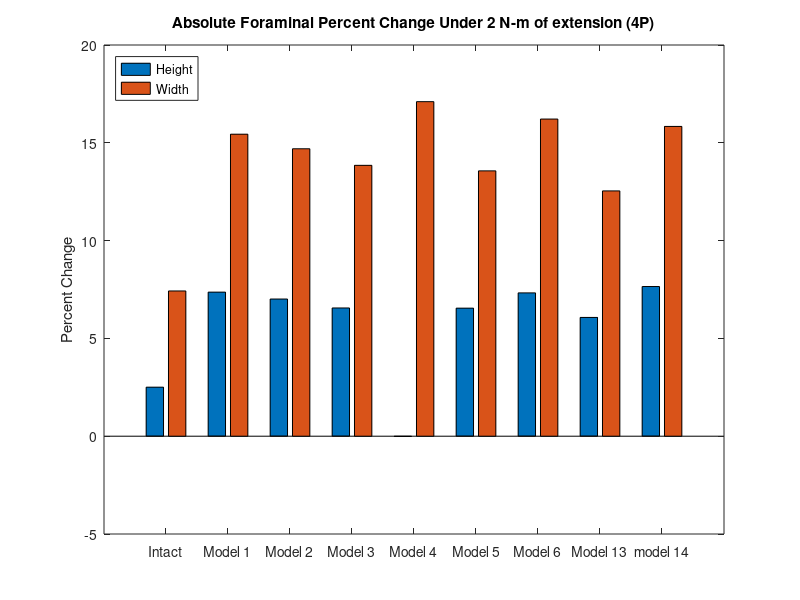
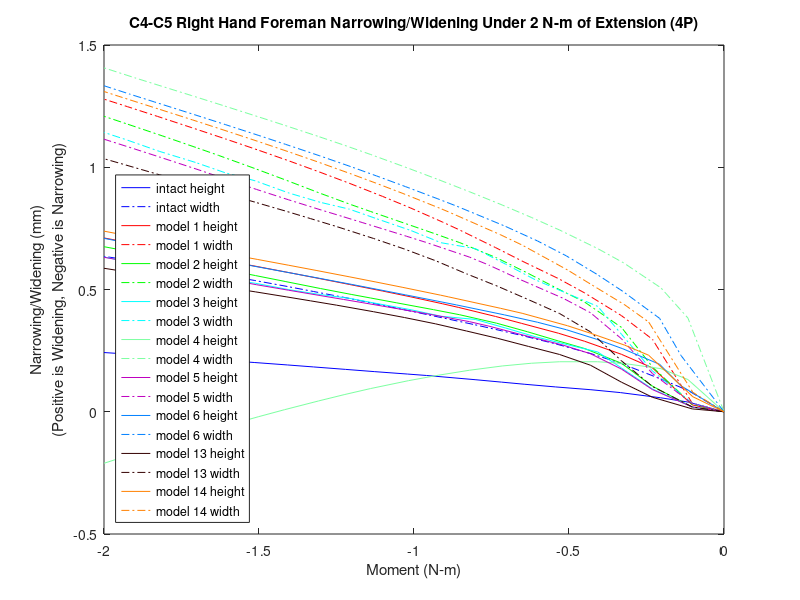

Here is the MATLAB script that generated these plots, in order:
%% foreman height and witdth narrowing/widening 
% for all models for the c5-c6 left hand side foreman under lateral bending (4P)
% 20212,40296,25651,42160
k=21;
zero1=[0 0 0 0 0 0 0 0 0 0 0 0 0 0 0 0 0 0 0 0 0];

mag15y=zero1;
mag15x=zero1;
width15=zero1;
height15=zero1;

mag14y=zero1;
mag14x=zero1;
width14=zero1;
height14=zero1;

mag13y=zero1;
mag13x=zero1;
width13=zero1;
height13=zero1;

mag6y=zero1;
mag6x=zero1;
width6=zero1;
height6=zero1;

mag5y=zero1;
mag5x=zero1;
width5=zero1;
height5=zero1;

mag4y=zero1;
mag4x=zero1;
width4=zero1;
height4=zero1;

mag3y=zero1;
mag3x=zero1;
width3=zero1;
height3=zero1;


mag2y=zero1;
mag2x=zero1;
width2=zero1;
height2=zero1;

mag1y=zero1;
mag1x=zero1;
width1=zero1;
height1=zero1;
% 20212,40296,25651,42160
%% model15_intact_TLC_4P
t15=[2 2.0575 2.1025 2.16719 2.21465 2.2716 2.32233 2.35879 2.40155 2.47973 2.51017 2.56326 2.61022 2.66193 2.70424 2.75779 2.80445 2.8546 2.90442 2.95797 3];

% 20212
aa1=-10.8616+[0.237303 0.373022 0.399638 0.399863 0.407714 0.434759 0.462671 0.482245 0.50245 0.535055 0.547319 0.567884 0.58495 0.602787 0.617239 0.636195 0.653003 0.670132 0.6864 0.702957 0.715249];
aa2=446.379+[0.413703 -0.524301 -1.35042 -2.29845 -2.81362 -3.36507 -3.82917 -4.15326 -4.5292 -5.20109 -5.45858 -5.89974 -6.27943 -6.68663 -7.01262 -7.41548 -7.75847 -8.11815 -8.46786 -8.83491 -9.11695];
aa3=-704.985+[-0.501412 -0.40666 -0.38423 -0.413129 -0.450436 -0.498693 -0.544735 -0.580954 -0.627635 -0.720908 -0.760289 -0.83154 -0.896065 -0.969269 -1.03076 -1.11039 -1.1815 -1.2596 -1.33874 -1.42493 -1.49327];

% 40296
ab1=-12.2381+[0.123435 0.209877 0.231537 0.231921 0.235739 0.253765 0.271759 0.284035 0.296279 0.315191 0.322181 0.333705 0.343128 0.352521 0.359945 0.370472 0.380544 0.391058 0.401007 0.411237 0.418933];
ab2=446.122+[0.252332 -0.318714 -0.831501 -1.41101 -1.72416 -2.05881 -2.34303 -2.54226 -2.77349 -3.18799 -3.34632 -3.61709 -3.84985 -4.10037 -4.30094 -4.54903 -4.76087 -4.98327 -5.19987 -5.4276 -5.60278];
ab3=-714.556+[-0.468917 -0.415245 -0.406705 -0.439929 -0.473086 -0.51023 -0.544564 -0.571506 -0.605511 -0.670207 -0.695854 -0.740994 -0.781211 -0.826063 -0.863031 -0.909983 -0.951068 -0.995478 -1.0401 -1.0883 -1.12616 ];

% 25651
ac1=-9.36067+[0.270513 0.404759 0.426468 0.420666 0.424779 0.447638 0.47152 0.487985 0.50465 0.531675 0.542026 0.559358 0.573658 0.588331 0.600324 0.616586 0.631174 0.645901 0.659773 0.673837 0.684205];
ac2=443.597+[0.404337 -0.484374 -1.26999 -2.16849 -2.65459 -3.17256 -3.60705 -3.90977 -4.26017 -4.88403 -5.12234 -5.52985 -5.87966 -6.25406 -6.5532 -6.92191 -7.23515 -7.56303 -7.8812 -8.21443 -8.47];
ac3=-706.266+[-0.440591 -0.454121 -0.517294 -0.642809 -0.733488 -0.840283 -0.936148 -1.00731 -1.0943 -1.25914 -1.32571 -1.44315 -1.54718 -1.66241 -1.75715 -1.87748 -1.98285 -2.09653 -2.20992 -2.33168 -2.42707];

% 42160
ad1=-14.6392+[0.138744 0.237531 0.262067 0.26663 0.274391 0.298056 0.320883 0.33639 0.3522 0.37659 0.385534 0.400652 0.413211 0.426053 0.436236 0.450256 0.463357 0.47698 0.489905 0.503164 0.513132 ];
ad2=448.856+[0.338222 -0.336946 -0.948024 -1.63376 -2.00167 -2.39703 -2.73398 -2.97065 -3.24585 -3.74089 -3.93045 -4.25507 -4.53465 -4.83592 -5.07744 -5.37669 -5.63252 -5.90144 -6.16371 -6.43984 -6.65247];
ad3=-710.316+[-0.51616 -0.386854 -0.315276 -0.283485 -0.283557 -0.284429 -0.288169 -0.293984 -0.303819 -0.326228 -0.336052 -0.354422 -0.371993 -0.392939 -0.411118 -0.435195 -0.457129 -0.481869 -0.507743 -0.536695 -0.560084];

ya1=aa1-ab1;
ya2=aa2-ab2;
ya3=aa3-ab3;
xa1=ad1-ac1;
xa2=ad2-ac2;
xa3=ad3-ac3;
x15=[xa1',xa2',xa3'];
y15=[ya1',ya2',ya3'];

for n=1:k
    mag15x(n)=sqrt(x15(n,1)^2+x15(n,2)^2+x15(n,3)^2);
end
for n=1:k
    mag15y(n)=sqrt(y15(n,1)^2+y15(n,2)^2+y15(n,3)^2);
end
for n=1:k
    width15(n)=mag15x(1,1)-mag15x(1,n);
end
for n=1:k
    height15(n)=mag15y(1,1)-mag15y(1,n);
end

%% model1_slideslide_tether/S2_4P
t1=[2 2.05126 2.11533 2.16533 2.2247 2.26689 2.32627 2.36846 2.42783 2.4542 2.50615 2.55076 2.60453 2.65273 2.70062 2.75176 2.80444 2.85837 2.91342 2.96196 3];
% 20212
ae1=-10.8616+[-0.322039 -0.200573 -0.0640623 0.0352207 0.148162 0.225047 0.318805 0.370112 0.433864 0.45833 0.50106 0.534422 0.571028 0.600351 0.6267 0.651609 0.674524 0.696114 0.716586 0.733915 0.746814 ];
ae2=446.379+[1.21324 0.881872 0.39794 -0.0989858 -0.759104 -1.29742 -2.11119 -2.68325 -3.45149 -3.779 -4.40147 -4.91077 -5.50471 -6.01843 -6.51327 -7.0248 -7.53438 -8.038 -8.5324 -8.9539 -9.27473];
ae3=-704.985+[-0.790441 -0.938589 -0.762129 -0.659391 -0.561778 -0.525673 -0.501901 -0.511869 -0.552526 -0.577365 -0.635606 -0.692708 -0.768361 -0.841274 -0.917884 -1.00495 -1.09933 -1.19931 -1.30319 -1.39599 -1.46917];

% 40296
af1=-12.2381+[-0.296706 -0.245215 -0.190559 -0.137334 -0.0711264 -0.018774 0.0463892 0.081002 0.125084 0.14275 0.17414 0.198935 0.227377 0.249738 0.26946 0.287859 0.304437 0.319805 0.3342 0.346359 0.355431];
af2=446.122+[0.803328 0.574477 0.495649 0.262997 -0.0853533 -0.411961 -0.925648 -1.27721 -1.74122 -1.9374 -2.30944 -2.61313 -2.96704 -3.27424 -3.57039 -3.87641 -4.18114 -4.48168 -4.77543 -5.02542 -5.21504];
af3=-714.556+[-0.751604 -0.924632 -0.904038 -0.851117 -0.791715 -0.773648 -0.762322 -0.775089 -0.809802 -0.828818 -0.871008 -0.910067 -0.95928 -1.00566 -1.05309 -1.10603 -1.16236 -1.22087 -1.2804 -1.33254 -1.37297];

% 25651
ag1=-9.36067+[-0.292646 -0.16759 -0.0273141 0.0731991 0.184611 0.259857 0.352774 0.402856 0.463042 0.485607 0.524045 0.553197 0.585031 0.610077 0.63211 0.652507 0.670936 0.688127 0.704306 0.718127 0.728453];
ag2=443.677+[1.15065 0.840313 0.410663 -0.0449739 -0.656001 -1.16059 -1.92339 -2.45783 -3.17405 -3.47882 -4.05738 -4.53001 -5.08003 -5.5548 -6.01132 -6.48232 -6.95054 -7.41221 -7.86429 -8.24881 -8.54087];
ag3=-706.563+[-0.648179 -0.832681 -0.748448 -0.713023 -0.693523 -0.7088 -0.757476 -0.818682 -0.928238 -0.98228 -1.09549 -1.19712 -1.32389 -1.44043 -1.55853 -1.68791 -1.82386 -1.9644 -2.10765 -2.23357 -2.33172];

% 42160
ah1=-14.6392+[-0.323489 -0.259326 -0.197926 -0.138844 -0.0628706 -0.00447014 0.0662301 0.104886 0.156501 0.177577 0.215785 0.246671 0.281998 0.309878 0.334875 0.358571 0.380358 0.40076 0.419948 0.435981 0.447845];
ah2=448.856+[0.94052 0.663926 0.550801 0.253837 -0.178977 -0.562944 -1.16521 -1.57885 -2.12565 -2.35733 -2.79721 -3.157 -3.57709 -3.94246 -4.29533 -4.66086 -5.02552 -5.38601 -5.73914 -6.04019 -6.26893 ];
ah3=-710.316+[-0.858051 -0.99133 -0.943883 -0.845287 -0.72722 -0.671119 -0.605226 -0.581127 -0.56736 -0.56613 -0.570519 -0.579101 -0.593658 -0.610859 -0.630774 -0.655903 -0.685223 -0.717733 -0.752497 -0.784174 -0.809455 ];

xb1=ah1-ag1;
xb2=ah2-ag2;
xb3=ah3-ag3;
yb1=ae1-af1;
yb2=ae2-af2;
yb3=ae3-af3;
y1=[yb1',yb2',yb3'];
x1=[xb1',xb2',xb3'];

for n=1:k
    mag1x(n)=sqrt(x1(n,1)^2+x1(n,2)^2+x1(n,3)^2);
end
for n=1:k
    mag1y(n)=sqrt(y1(n,1)^2+y1(n,2)^2+y1(n,3)^2);
end
for n=1:k
    height1(n)=mag1y(1,1)-mag1y(1,n);
end
for n=1:k
    width1(n)=mag1x(1,1)-mag1x(1,n);
end
%% model2_SlideSlide_NoTether/S2_4P
t2=[2 2.05126 2.11533 2.16533 2.2247 2.26689 2.31689 2.36689 2.42627 2.46846 2.52783 2.57002 2.60127 2.65098 2.70667 2.75577 2.81523 2.85038 2.90628 2.96349 3];

% 20212
ai1=-10.8616+[-0.237609 -0.199674 -0.151258 -0.11562 -0.0705728 -0.036736 0.00579547 0.0499267 0.103868 0.143721 0.198915 0.235732 0.26295 0.306761 0.355593 0.397651 0.446551 0.474049 0.515344 0.554228 0.577396 ];
ai2=446.379+[1.42477 1.30394 1.11863 0.937305 0.673391 0.445053 0.132561 -0.218603 -0.67195 -1.03052 -1.56757 -1.98126 -2.29438 -2.8003 -3.3647 -3.86205 -4.46485 -4.82037 -5.38396 -5.95654 -6.31989];
ai3=-704.985+[-0.908536 -0.979464 -0.915427 -0.827808 -0.741994 -0.679855 -0.622473 -0.583996 -0.548903 -0.529056 -0.507153 -0.498834 -0.496679 -0.505805 -0.535633 -0.573182 -0.629575 -0.667783 -0.735924 -0.814742 -0.869379];

% 40296
aj1=-12.2381+[-0.2408 -0.229407 -0.221399 -0.219331 -0.204368 -0.190481 -0.167579 -0.139908 -0.105068 -0.0779238 -0.0396306 -0.0143811 0.00446934 0.0352937 0.0699038 0.0999377 0.135122 0.155 0.184706 0.212436 0.228661];
aj2=446.122+[0.873877 0.817401 0.851186 0.903801 0.864054 0.796896 0.673781 0.501108 0.254616 0.0465711 -0.271566 -0.522739 -0.713285 -1.01875 -1.3532 -1.64877 -2.00921 -2.22306 -2.56335 -2.91055 -3.13175  ];
aj3=-714.556+[-0.83035 -0.921804 -0.953083 -0.965112 -0.939694 -0.905471 -0.879589 -0.867355 -0.852315 -0.840128 -0.82331 -0.814956 -0.810721 -0.813484 -0.831739 -0.854823 -0.888202 -0.910093 -0.948545 -0.992237 -1.02232];

% 25651
ak1=-9.36067+[-0.206337 -0.166805 -0.115958 -0.0792029 -0.0322565 0.00139201 0.0450022 0.0903691 0.145159 0.185468 0.241364 0.278706 0.305992 0.348627 0.394413 0.433006 0.477232 0.50182 0.538341 0.572106 0.59195];
ak2=443.677+[1.3488 1.23874 1.08074 0.928175 0.696436 0.492043 0.208673 -0.11442 -0.533854 -0.866756 -1.36535 -1.74975 -2.04071 -2.51079 -3.03429 -3.49515 -4.05316 -4.38196 -4.90267 -5.43102 -5.76595];
ak3=-706.563+[-0.738806 -0.829135 -0.813635 -0.776492 -0.744211 -0.722006 -0.710168 -0.713817 -0.728298 -0.74483 -0.775405 -0.805552 -0.831973 -0.886889 -0.968181 -1.05043 -1.15983 -1.22867 -1.34446 -1.47062 -1.55472];

% 42160
al1=-14.6392+[-0.261043 -0.244742 -0.234148 -0.231221 -0.215373 -0.197707 -0.173274 -0.144136 -0.106533 -0.0772546 -0.0361817 -0.00933049 0.011297 0.0466111 0.0875696 0.123405 0.165569 0.189508 0.225585 0.259913 0.280272];
al2=448.856+[1.02138 0.947421 0.971663 1.01599 0.935576 0.829232 0.661282 0.448289 0.149609 -0.100432 -0.481637 -0.781075 -1.00745 -1.36906 -1.76605 -2.11723 -2.54582 -2.80021 -3.20508 -3.6183 -3.88156];
al3=-710.316+[-0.940231 -1.01688 -1.0402 -1.04604 -0.992242 -0.929801 -0.873843 -0.835158 -0.786203 -0.747431 -0.691991 -0.655218 -0.630041 -0.599858 -0.58183 -0.573548 -0.569788 -0.570262 -0.575616 -0.586614 -0.596522];

xc1=al1-ak1;
xc2=al2-ak2;
xc3=al3-ak3;
yd1=ai1-aj1;
yd2=ai2-aj2;
yd3=ai3-aj3;
y2=[yd1',yd2',yd3'];
x2=[xc1',xc2',xc3'];

for n=1:k
    mag2x(n)=sqrt(x2(n,1)^2+x2(n,2)^2+x2(n,3)^2);
end
for n=1:k
    mag2y(n)=sqrt(y2(n,1)^2+y2(n,2)^2+y2(n,3)^2);
end
for n=1:k
    height2(n)=mag2y(1,1)-mag2y(1,n);
end
for n=1:k
    width2(n)=mag2x(1,1)-mag2x(1,n);
end

%% model3_APSlide_Tether/S2_4P
t3=[2 2.05126 2.11533 2.16533 2.20361 2.25215 2.30482 2.35211 2.4011 2.4565 2.50468 2.55973 2.60432 2.65144 2.70196 2.75595 2.80367 2.85248 2.91084 2.96199 3];
% 20212
am1=-10.8616+[0.090966 0.108485 0.127803 0.141855 0.160875 0.177848 0.200073 0.223969 0.253738 0.267714 0.300519 0.333199 0.360199 0.378975 0.403302 0.436041 0.457165 0.485683 0.516419 0.547134 0.568231];
am2=446.379+[0.899489 0.848416 0.754179 0.654435 0.504762 0.363496 0.163786 -0.0671966 -0.373755 -0.522806 -0.893321 -1.29998 -1.67156 -1.95194 -2.33488 -2.83991 -3.16175 -3.596 -4.07427 -4.56813 -4.91913 ];
am3=-704.985+[-0.86313 -0.858544 -0.808053 -0.741606 -0.674674 -0.628691 -0.577981 -0.544885 -0.51552 -0.505078 -0.485308 -0.469655 -0.459941 -0.455024 -0.454691 -0.46726 -0.483884 -0.514355 -0.556295 -0.607273 -0.647614];
% 40296
an1=-12.2381+[-0.0539516 -0.0479491 -0.0504362 -0.0591741 -0.0603181 -0.0550708 -0.0453939 -0.031537 -0.0123052 -0.00290567 0.0196329 0.042323 0.0604806 0.0726447 0.0889795 0.11163 0.126532 0.146763 0.168764 0.190718 0.205799];
an2=446.122+[0.432532 0.435781 0.524018 0.628946 0.685052 0.682007 0.649662 0.576746 0.448484 0.377435 0.185618 -0.0352678 -0.244851 -0.405944 -0.627343 -0.921426 -1.10809 -1.35981 -1.63905 -1.92952 -2.13723];
an3=-714.556+[-0.79231 -0.810158 -0.841037 -0.866383 -0.866454 -0.848621 -0.826771 -0.822864 -0.818899 -0.816174 -0.808358 -0.799789 -0.792605 -0.78754 -0.784002 -0.78845 -0.79797 -0.815795 -0.839694 -0.868001 -0.889856];
% 25651
ao1=-9.36067+[0.130737 0.148601 0.168396 0.182211 0.201319 0.218019 0.240301 0.264863 0.295578 0.309827 0.343162 0.376518 0.404106 0.42313 0.447331 0.478593 0.498122 0.52396 0.551236 0.577996 0.596108];
ao2=443.677+[0.851766 0.807848 0.734338 0.657861 0.534753 0.413011 0.237967 0.0303594 -0.248551 -0.385121 -0.726013 -1.10076 -1.44363 -1.7025 -2.05642 -2.52384 -2.82157 -3.22292 -3.66466 -4.12049 -4.44425];
ao3=-706.563+[-0.739154 -0.747582 -0.734101 -0.708678 -0.686703 -0.673173 -0.661875 -0.664338 -0.675626 -0.683244 -0.705389 -0.733226 -0.76132 -0.784151 -0.820597 -0.880188 -0.926486 -0.996676 -1.08157 -1.17595 -1.24654];
% 42160
ap1=-14.6392+[-0.0493544 -0.0418456 -0.0441474 -0.0533437 -0.0549357 -0.0484281 -0.0381382 -0.0243478 -0.00492482 0.0050706 0.0290096 0.0528445 0.0716802 0.0844145 0.102613 0.129289 0.147169 0.17169 0.198573 0.225695 0.244516 ];
ap2=448.856+[0.511745 0.511128 0.599819 0.706866 0.741597 0.71012 0.639625 0.537468 0.371968 0.282949 0.0459701 -0.224414 -0.479293 -0.674585 -0.94109 -1.2926 -1.51537 -1.81625 -2.15034 -2.49779 -2.74608];
ap3=-710.316+[-0.841263 -0.855689 -0.886834 -0.913896 -0.899693 -0.86232 -0.815283 -0.792759 -0.765374 -0.751226 -0.715222 -0.676727 -0.643042 -0.618356 -0.588893 -0.560349 -0.549391 -0.539837 -0.53396 -0.532205 -0.53318];

xe1=ap1-ao1;
xe2=ap2-ao2;
xe3=ap3-ao3;
yf1=am1-an1;
yf2=am2-an2;
yf3=am3-an3;
y3=[yf1',yf2',yf3'];
x3=[xe1',xe2',xe3'];

for n=1:k
    mag3x(n)=sqrt(x3(n,1)^2+x3(n,2)^2+x3(n,3)^2);
end
for n=1:k
    mag3y(n)=sqrt(y3(n,1)^2+y3(n,2)^2+y3(n,3)^2);
end
for n=1:k
    height3(n)=mag3y(1,1)-mag3y(1,n);
end
for n=1:k
    width3(n)=mag3x(1,1)-mag3x(1,n);
end


%% model4_APSlide_NoTether/S2_4P
t4=[2 2.05816 2.10161 2.16188 2.20417 2.26497 2.3108 2.35767 2.41039 2.46048 2.50857 2.57039 2.61266 2.65395 2.70851 2.75122 2.8056 2.85917 2.91124 2.95071 3];
% 20212
aq1=-10.8616+[-0.401806 0.353096 0.481994 0.511291 0.52215 0.539243 0.554142 0.571632 0.600994 0.629223 0.653057 0.677046 0.692228 0.70698 0.72697 0.742009 0.759801 0.776783 0.794153 0.806885 0.822315];
aq2=446.379+[1.11968 -0.777732 -1.93667 -2.89544 -3.39431 -4.04082 -4.50238 -4.96479 -5.47279 -5.94678 -6.39077 -6.94211 -7.31059 -7.66441 -8.11598 -8.45892 -8.88438 -9.29242 -9.67817 -9.96459 -10.3168];
aq3=704.985+[0.123842 -0.573478 -0.489976 -0.520267 -0.555084 -0.612691 -0.660796 -0.714524 -0.778461 -0.843846 -0.911283 -1.0028 -1.06925 -1.13683 -1.22699 -1.29869 -1.39139 -1.48396 -1.5745 -1.64359 -1.73003];
% 40296
ar1=-12.2381+[-0.211763 0.0804726 0.160995 0.181074 0.187724 0.198631 0.209112 0.22255 0.244887 0.26607 0.283902 0.302472 0.314131 0.325112 0.338974 0.349252 0.361209 0.372416 0.384038 0.392447 0.402498];
ar2=446.122+[0.668103 -0.437567 -1.13174 -1.69544 -1.97881 -2.34285 -2.60278 -2.86363 -3.15186 -3.42262 -3.67696 -3.99205 -4.20336 -4.40743 -4.66762 -4.865 -5.10947 -5.34372 -5.56469 -5.72818 -5.92737];
ar3=-714.556+[0.114342 -0.714317 -0.675293 -0.726733 -0.768324 -0.825646 -0.867384 -0.909711 -0.955928 -1.00071 -1.04556 -1.10406 -1.14545 -1.18692 -1.24112 -1.28333 -1.33684 -1.38915 -1.43907 -1.47644 -1.52236];
% 25651
as1=-9.36067+[-0.36511 0.392077 0.515824 0.538171 0.545093 0.557041 0.568253 0.582121 0.607382 0.63172 0.652282 0.67337 0.686653 0.699459 0.716501 0.729322 0.744277 0.758543 0.773332 0.784165 0.797243];
as2=443.677+[1.04913 -0.71219 -1.79865 -2.69845 -3.16452 -3.76629 -4.19466 -4.62279 -5.09193 -5.52895 -5.93741 -6.44288 -6.78009 -7.10349 -7.51537 -7.82757 -8.21423 -8.58432 -8.93344 -9.19218 -9.50956];
as3=-706.563+[0.290135 -0.645017 -0.675805 -0.794023 -0.875267 -0.993402 -1.08452 -1.18101 -1.29169 -1.39996 -1.50687 -1.64662 -1.74478 -1.84244 -1.97093 -2.07139 -2.19935 -2.32527 -2.44699 -2.53899 -2.65347];
% 42160
at1=-14.6392+[-0.24874 0.103464 0.195049 0.220454 0.230342 0.246748 0.261548 0.279535 0.307655 0.334313 0.356573 0.379506 0.393965 0.407558 0.424959 0.437838 0.453031 0.467269 0.481803 0.492329 0.504951 ];
at2=448.856+[0.825379 -0.511776 -1.33453 -1.9978 -2.33289 -2.76556 -3.07548 -3.38705 -3.73222 -4.05687 -4.36254 -4.74267 -4.99808 -5.24507 -5.56077 -5.80062 -6.09797 -6.3832 -6.65268 -6.85222 -7.09557];
at3=-710.316+[-0.0104733 -0.65397 -0.531624 -0.524068 -0.535999 -0.554541 -0.568731 -0.583771 -0.599883 -0.617009 -0.636671 -0.664888 -0.686449 -0.709163 -0.739734 -0.764432 -0.796784 -0.829386 -0.861144 -0.885404 -0.915703];

xg1=at1-as1;
xg2=at2-as2;
xg3=at3-as3;
yh1=aq1-ar1;
yh2=aq2-ar2;
yh3=aq3-ar3;
y4=[yh1',yh2',yh3'];
x4=[xg1',xg2',xg3'];

for n=1:k
    mag4x(n)=sqrt(x4(n,1)^2+x4(n,2)^2+x4(n,3)^2);
end
for n=1:k
    mag4y(n)=sqrt(y4(n,1)^2+y4(n,2)^2+y4(n,3)^2);
end
for n=1:k
    height4(n)=mag4y(1,1)-mag4y(1,n);
end
for n=1:k
    width4(n)=mag4x(1,1)-mag4x(1,n);
end

%% model5_LatSlide_Tether/S2_4P
t5=[2 2.05126 2.11533 2.16533 2.21533 2.25908 2.32939 2.37939 2.41064 2.48096 2.51221 2.58252 2.61377 2.65013 2.70227 2.75401 2.82172 2.85179 2.91104 2.95017 3];
% 20212
au1=-10.8616+[0.0660434 0.0824315 0.0998158 0.112241 0.12738 0.142694 0.172302 0.195818 0.210967 0.247696 0.264535 0.301476 0.317614 0.335931 0.361506 0.388378 0.424918 0.441293 0.473139 0.493857 0.5195];
au2=446.379+[0.900609 0.850934 0.759291 0.663367 0.539102 0.411884 0.146959 -0.0843377 -0.238907 -0.63942 -0.83187 -1.31135 -1.53814 -1.81317 -2.22894 -2.66046 -3.23942 -3.49894 -4.01484 -4.35947 -4.80177];
au3=-704.985+[-0.858817 -0.854468 -0.805004 -0.739085 -0.678088 -0.63027 -0.559215 -0.52828 -0.512202 -0.485046 -0.474411 -0.455145 -0.448306 -0.442035 -0.439238 -0.446897 -0.475361 -0.493257 -0.536585 -0.57041 -0.618921];
% 40296
av1=-12.2381+[-0.0560071 -0.0500892 -0.0523883 -0.0604418 -0.0624075 -0.0587277 -0.044978 -0.029558 -0.0192814 0.00713636 0.0190147 0.044334 0.0554122 0.0678831 0.0853582 0.104191 0.13023 0.141969 0.164999 0.179953 0.198455];
av2=446.122+[0.402313 0.405145 0.485551 0.585448 0.642089 0.655686 0.619602 0.541611 0.47922 0.284287 0.184513 -0.0774631 -0.204457 -0.360471 -0.599126 -0.849073 -1.18353 -1.33339 -1.6333 -1.83494 -2.09533];
av3=-714.556+[-0.792025 -0.809936 -0.840451 -0.865152 -0.869584 -0.856327 -0.826024 -0.822702 -0.820565 -0.813445 -0.8093 -0.800323 -0.795973 -0.790787 -0.786486 -0.789096 -0.806474 -0.817412 -0.843054 -0.86248 -0.889619];
% 25651
aw1=-9.36067+[0.107468 0.124209 0.142119 0.154233 0.168939 0.184072 0.21295 0.236873 0.252301 0.289345 0.306216 0.34331 0.359596 0.378057 0.403379 0.428938 0.462358 0.477006 0.504978 0.522871 0.544685];
aw2=443.677+[0.85269 0.810051 0.73862 0.665484 0.564355 0.457045 0.225813 0.0175086 -0.12275 -0.489977 -0.666922 -1.10883 -1.31799 -1.57172 -1.95576 -2.35499 -2.89038 -3.13012 -3.60645 -3.92446 -4.33238 ];
aw3=-706.563+[-0.73196 -0.740404 -0.727013 -0.701521 -0.680434 -0.665842 -0.649453 -0.653581 -0.658809 -0.680143 -0.691549 -0.723999 -0.740634 -0.762124 -0.7999 -0.848271 -0.930534 -0.972313 -1.06234 -1.12674 -1.21376];
% 42160
ax1=-14.6392+[-0.0511071 -0.043673 -0.0457401 -0.0541441 -0.0564951 -0.052744 -0.0374204 -0.0220847 -0.0118636 0.0158761 0.0283878 0.0546709 0.0661623 0.0792386 0.0984996 0.120631 0.151966 0.16625 0.194471 0.212976 0.236109];
ax2=448.856+[0.478028 0.476992 0.556527 0.657929 0.700687 0.688323 0.601495 0.494481 0.412958 0.169023 0.0455137 -0.275238 -0.429913 -0.619527 -0.907526 -1.20677 -1.60631 -1.78559 -2.14463 -2.38599 -2.69744];
ax3=-710.316+[-0.838366 -0.85285 -0.882708 -0.908667 -0.903901 -0.873311 -0.809112 -0.787406 -0.773306 -0.735282 -0.716453 -0.672225 -0.651672 -0.627085 -0.594443 -0.568675 -0.549195 -0.543809 -0.537351 -0.535746 -0.536476];

xi1=ax1-aw1;
xi2=ax2-aw2;
xi3=ax3-aw3;
yj1=au1-av1;
yj2=au2-av2;
yj3=au3-av3;
y5=[yj1',yj2',yj3'];
x5=[xi1',xi2',xi3'];

for n=1:k
    mag5x(n)=sqrt(x5(n,1)^2+x5(n,2)^2+x5(n,3)^2);
end
for n=1:k
    mag5y(n)=sqrt(y5(n,1)^2+y5(n,2)^2+y5(n,3)^2);
end
for n=1:k
    height5(n)=mag5y(1,1)-mag5y(1,n);
end
for n=1:k
    width5(n)=mag5x(1,1)-mag5x(1,n);
end


%% model6_LatSlide_NoTether/S2_4P
t6=[2 2.06926 2.1039 2.16327 2.20546 2.25429 2.30079 2.35429 2.4315 2.46157 2.514 2.56038 2.60079 2.65194 2.70721 2.75135 2.80366 2.85454 2.91895 2.95814 3];
% 20212
ay1=-10.8616+[-0.401788 0.00213025 0.132846 0.317385 0.393373 0.454751 0.48935 0.51517 0.5436 0.557734 0.584277 0.606308 0.623321 0.642988 0.663399 0.679344 0.697398 0.713769 0.734426 0.747197 0.7604];
ay2=446.379+[1.12007 0.152953 -0.404727 -1.47454 -2.20675 -2.9696 -3.5954 -4.22971 -5.05664 -5.36245 -5.88038 -6.32343 -6.69841 -7.1599 -7.64609 -8.02322 -8.45669 -8.86445 -9.36524 -9.66224 -9.97268 ];
ay3=-704.985+[0.122619 -0.75059 -0.618352 -0.499771 -0.487026 -0.511058 -0.555117 -0.614807 -0.709237 -0.748091 -0.818471 -0.884236 -0.94406 -1.02377 -1.11458 -1.18892 -1.27849 -1.36664 -1.47957 -1.54892 -1.62278];
% 40296
az1=-12.2381+[-0.211769 -0.130501 -0.0579094 0.0603844 0.113016 0.15765 0.183148 0.203036 0.225925 0.236851 0.257598 0.27452 0.287379 0.302036 0.31686 0.328041 0.34062 0.351817 0.365932 0.374642 0.3835];
az2=446.122+[0.66834 0.138974 -0.100499 -0.740836 -1.19347 -1.65747 -2.03084 -2.40327 -2.88297 -3.06057 -3.36119 -3.61824 -3.83556 -4.10347 -4.38653 -4.60553 -4.85675 -5.09233 -5.38093 -5.55153 -5.72815 ];
az3=-714.556+[0.113813 -0.843529 -0.795191 -0.718651 -0.723879 -0.757163 -0.800548 -0.851833 -0.925357 -0.953438 -1.00201 -1.04584 -1.08477 -1.13547 -1.19179 -1.2367 -1.28969 -1.34071 -1.40436 -1.44256 -1.48256];
% 25651
ba1=-9.36067+[-0.365092 0.0414701 0.172375 0.35173 0.423328 0.480247 0.510347 0.531126 0.552562 0.564017 0.586609 0.605478 0.619896 0.636425 0.653516 0.666761 0.68174 0.695199 0.712251 0.722893 0.733837];
ba2=443.677+[1.04957 0.163182 -0.347748 -1.34849 -2.03675 -2.75174 -3.33661 -3.92744 -4.69434 -4.97708 -5.45467 -5.86223 -6.20654 -6.62953 -7.07434 -7.41866 -7.81362 -8.18436 -8.63868 -8.90752 -9.18787 ];
ba3=-706.563+[0.28882 -0.729643 -0.67474 -0.667041 -0.72082 -0.813182 -0.913366 -1.03023 -1.19957 -1.26604 -1.38275 -1.48762 -1.58015 -1.69957 -1.83154 -1.93752 -2.06303 -2.18461 -2.33805 -2.43114 -2.52977];
% 42160
bb1=-14.6392+[-0.248732 -0.130218 -0.0490336 0.0852404 0.145136 0.196628 0.22802 0.254192 0.285002 0.298993 0.324681 0.345515 0.361448 0.37971 0.398318 0.412564 0.428541 0.442861 0.460836 0.47183 0.483058];
bb2=448.856+[0.825649 0.154254 -0.138404 -0.904563 -1.4343 -1.97773 -2.41717 -2.85754 -3.42794 -3.64005 -4.00005 -4.30859 -4.56994 -4.89281 -5.23452 -5.49945 -5.80383 -6.08977 -6.44051 -6.64808 -6.86328];
bb3=-710.316+[-0.0110182 -0.852712 -0.765317 -0.602746 -0.559368 -0.544913 -0.54995 -0.563038 -0.587912 -0.598068 -0.616744 -0.635612 -0.653918 -0.679687 -0.710303 -0.735647 -0.766733 -0.797697 -0.837471 -0.861921 -0.88793];

xk1=bb1-ba1;
xk2=bb2-ba2;
xk3=bb3-ba3;
yl1=ay1-az1;
yl2=ay2-az2;
yl3=ay3-az3;
y6=[yl1',yl2',yl3'];
x6=[xk1',xk2',xk3'];

for n=1:k
    mag6x(n)=sqrt(x6(n,1)^2+x6(n,2)^2+x6(n,3)^2);
end
for n=1:k
    mag6y(n)=sqrt(y6(n,1)^2+y6(n,2)^2+y6(n,3)^2);
end
for n=1:k
    height6(n)=mag6y(1,1)-mag6y(1,n);
end
for n=1:k
    width6(n)=mag6x(1,1)-mag6x(1,n);
end


%% model13_Fixed_Tether_S2_4P
t13=[2 2.05126 2.11533 2.16533 2.21533 2.26533 2.31533 2.36533 2.41533 2.46533 2.51533 2.56533 2.62471 2.66689 2.70517 2.75527 2.80337 2.85848 2.91062 2.96632 3];
% 20212
bc1=-10.8616+[0.14562 0.155867 0.166726 0.173788 0.180905 0.189206 0.199007 0.210266 0.223522 0.238346 0.254361 0.271461 0.292537 0.307997 0.322115 0.340662 0.358726 0.381052 0.403556 0.429026 0.445079];
bc2=446.379+[1.07675 1.05044 1.00555 0.956179 0.895259 0.813018 0.70852 0.579859 0.430773 0.263085 0.0749866 -0.133428 -0.400265 -0.6092 -0.806226 -1.08057 -1.36225 -1.69964 -2.03476 -2.40745 -2.63937];
bc3=-704.985+[-0.585003 -0.583914 -0.554113 -0.509223 -0.453867 -0.40552 -0.35579 -0.310934 -0.270319 -0.239077 -0.213669 -0.191227 -0.166535 -0.150482 -0.136868 -0.121182 -0.1081 -0.0974546 -0.0929215 -0.0940718 -0.0977934];
% 40296
bd1=-12.2381+[0.00596392 0.0103618 0.00857115 0.000418968 -0.0086886 -0.0144083 -0.0175893 -0.0166305 -0.0121795 -0.00493479 0.00394765 0.0136634 0.0260444 0.0353808 0.0438874 0.0550457 0.0658846 0.0799788 0.0944365 0.111026 0.12165];
bd2=446.122+[0.498484 0.502257 0.569442 0.655748 0.754927 0.807306 0.834879 0.84038 0.825097 0.788047 0.725738 0.641565 0.52341 0.422922 0.32538 0.183627 0.033178 -0.14919 -0.333782 -0.54226 -0.673437];
bd3=-714.556+[-0.522187 -0.534604 -0.559849 -0.583964 -0.604259 -0.602861 -0.586946 -0.574908 -0.562205 -0.556768 -0.552111 -0.54693 -0.539032 -0.532155 -0.52566 -0.5171 -0.508116 -0.499056 -0.49349 -0.490821 -0.490681];
% 25651
be1=-9.36067+[0.185688 0.196072 0.207013 0.213925 0.220746 0.228626 0.237635 0.249369 0.26351 0.279016 0.295572 0.313139 0.334838 0.350822 0.365435 0.384631 0.40323 0.425783 0.447987 0.472513 0.487693];
be2=443.677+[1.01382 0.991403 0.959132 0.924938 0.882481 0.817553 0.730923 0.621559 0.492591 0.34411 0.175024 -0.0139175 -0.256694 -0.447567 -0.627725 -0.879126 -1.13772 -1.44778 -1.75625 -2.0997 -2.31357];
be3=-706.563+[-0.430726 -0.437073 -0.430887 -0.414084 -0.392194 -0.374617 -0.356269 -0.343152 -0.334422 -0.332915 -0.336366 -0.342869 -0.352971 -0.362346 -0.371988 -0.387242 -0.404591 -0.429333 -0.458734 -0.496496 -0.522491];
% 42160
bf1=-14.6392+[0.0086072 0.0140055 0.0127558 0.00408054 -0.00547999 -0.0110167 -0.0123011 -0.0127079 -0.00997344 -0.00234142 0.00725545 0.0174744 0.0303494 0.0400302 0.0487109 0.0599707 0.071196 0.0867635 0.103171 0.122411 0.134947];
bf2=448.856+[0.623689 0.626074 0.695775 0.786234 0.888624 0.928074 0.933236 0.912233 0.868652 0.810164 0.725031 0.615539 0.464846 0.338853 0.217244 0.0419689 -0.142891 -0.365601 -0.589636 -0.841387 -0.999296];
bf3=-710.316+[-0.603201 -0.614123 -0.640874 -0.668226 -0.691019 -0.680387 -0.648019 -0.618695 -0.587972 -0.568204 -0.548311 -0.52661 -0.497892 -0.474972 -0.453616 -0.424747 -0.395143 -0.361836 -0.332781 -0.304619 -0.288867];

xm1=bf1-be1;
xm2=bf2-be2;
xm3=bf3-be3;
yn1=bc1-bd1;
yn2=bc2-bd2;
yn3=bc3-bd3;
y13=[yn1',yn2',yn3'];
x13=[xm1',xm2',xm3'];

for n=1:k
    mag13x(n)=sqrt(x13(n,1)^2+x13(n,2)^2+x13(n,3)^2);
end
for n=1:k
    mag13y(n)=sqrt(y13(n,1)^2+y13(n,2)^2+y13(n,3)^2);
end
for n=1:k
    height13(n)=mag13y(1,1)-mag13y(1,n);
end
for n=1:k
    width13(n)=mag13x(1,1)-mag13x(1,n);
end


%% model14_Fixed_NoTether/S2_4P
t14=[2 2.05026 2.12154 2.16006 2.21479 2.25242 2.32555 2.36019 2.44483 2.45733 2.51914 2.56141 2.60341 2.65657 2.70193 2.75284 2.80008 2.85729 2.91018 2.97712 3];
% 20212
bg1=-10.8616+[-0.290584 -0.0643288 0.181451 0.286632 0.38809 0.436726 0.511052 0.542275 0.60845 0.617447 0.65608 0.678427 0.698421 0.721769 0.740531 0.760271 0.77766 0.799061 0.818653 0.842947 0.850958];
bg2=446.379+[1.36888 0.848209 0.0187053 -0.528323 -1.40235 -1.99028 -2.98191 -3.39666 -4.32786 -4.46038 -5.09466 -5.51325 -5.91866 -6.41621 -6.82864 -7.27854 -7.68395 -8.16082 -8.58892 -9.11516 -9.29122 ];
bg3=-704.985+[-0.492421 -0.603052 -0.342618 -0.258175 -0.190303 -0.177284 -0.201391 -0.222209 -0.29258 -0.304762 -0.371718 -0.422059 -0.475191 -0.54629 -0.610214 -0.684842 -0.756297 -0.845949 -0.931276 -1.04221 -1.0805];
% 40296
bh1=-12.2381+[-0.262043 -0.151448 -0.0200146 0.0462618 0.112458 0.143165 0.192793 0.215517 0.263614 0.270057 0.298142 0.314218 0.328291 0.344204 0.356821 0.36987 0.381315 0.395385 0.408165 0.423942 0.429101];
bh2=446.122+[0.846901 0.482124 0.180861 -0.127479 -0.660518 -1.02201 -1.6168 -1.86149 -2.40722 -2.48489 -2.85571 -3.10041 -3.3375 -3.6285 -3.87011 -4.13358 -4.37063 -4.64892 -4.89831 -5.20354 -5.30473 ];
bh3=-714.556+[-0.447652 -0.614902 -0.528186 -0.478477 -0.442913 -0.444652 -0.47974 -0.499181 -0.557192 -0.566522 -0.615344 -0.650088 -0.68538 -0.730961 -0.77069 -0.815861 -0.857996 -0.909745 -0.958004 -1.0194 -1.04027];
% 25651
bi1=-9.36067+[-0.2566 -0.0282979 0.218572 0.322389 0.422432 0.46975 0.538638 0.566884 0.625828 0.633755 0.667469 0.686669 0.703606 0.723113 0.738679 0.754882 0.769099 0.786749 0.802933 0.823054 0.829658];
bi2=443.677+[1.29559 0.803192 0.0481935 -0.461626 -1.28087 -1.83237 -2.76058 -3.14763 -4.01359 -4.13655 -4.72397 -5.11075 -5.48472 -5.94286 -6.32196 -6.73479 -7.10606 -7.54183 -7.9322 -8.41079 -8.57052];
bi3=-706.563+[-0.323524 -0.486507 -0.356064 -0.333475 -0.350744 -0.391445 -0.506267 -0.565197 -0.721163 -0.745415 -0.869672 -0.957301 -1.04614 -1.16056 -1.25988 -1.37265 -1.47809 -1.60729 -1.72771 -1.8813 -1.93381];
% 42160
bk1=-14.6392+[-0.294117 -0.161244 -0.0136735 0.0600061 0.131721 0.166514 0.226223 0.253924 0.31251 0.320389 0.355273 0.375498 0.39351 0.414251 0.430769 0.448068 0.463261 0.4818 0.498601 0.519246 0.526008];
bk2=448.856+[1.02023 0.597361 0.222225 -0.152503 -0.786723 -1.20994 -1.9067 -2.19454 -2.83961 -2.93169 -3.37245 -3.66415 -3.94724 -4.29536 -4.5849 -4.90109 -5.18611 -5.5213 -5.82223 -6.19138 -6.31396];
bk3=-710.316+[-0.582165 -0.69641 -0.550582 -0.453501 -0.352005 -0.314841 -0.286573 -0.27981 -0.28018 -0.281438 -0.29205 -0.302118 -0.313925 -0.331186 -0.347917 -0.368517 -0.388994 -0.415816 -0.442231 -0.477528 -0.48991];

xo1=bk1-bi1;
xo2=bk2-bi2;
xo3=bk3-bi3;
yp1=bg1-bh1;
yp2=bg2-bh2;
yp3=bg3-bh3;
x14=[xo1',xo2',xo3'];
y14=[yp1',yp2',yp3'];

for n=1:k
    mag14x(n)=sqrt(x14(n,1)^2+x14(n,2)^2+x14(n,3)^2);
end
for n=1:k
    mag14y(n)=sqrt(y14(n,1)^2+y14(n,2)^2+y14(n,3)^2);
end
for n=1:k
    height14(n)=mag14y(1,1)-mag14y(1,n);
end
for n=1:k
    width14(n)=mag14x(1,1)-mag14x(1,n);
end

%% Percent change
% bar plot
figure(1)
pc15x=(mag15x(21)/mag15x(1)*100)-100;
pc15y=(mag15y(21)/mag15y(1)*100)-100;
pc15=[pc15y,pc15x];

pc1x=(mag1x(21)/mag1x(1)*100)-100;
pc1y=(mag1y(21)/mag1y(1)*100)-100;
pc1=[pc1y,pc1x];

pc2x=(mag2x(21)/mag2x(1)*100)-100;
pc2y=(mag2y(21)/mag2y(1)*100)-100;
pc2=[pc2y,pc2x];

pc3x=(mag3x(21)/mag3x(1)*100)-100;
pc3y=(mag3y(21)/mag3y(1)*100)-100;
pc3=[pc3y,pc3x];

pc4x=(mag4x(21)/mag4x(1)*100)-100;
pc4y=(mag4y(21)/mag4y(1)*100)-100;
pc4=[pc4y,pc4x];

pc5x=(mag5x(21)/mag5x(1)*100)-100;
pc5y=(mag5y(21)/mag5y(1)*100)-100;
pc5=[pc5y,pc5x];

pc6x=(mag6x(21)/mag6x(1)*100)-100;
pc6y=(mag6y(21)/mag6y(1)*100)-100;
pc6=[pc6y,pc6x];

pc13x=(mag13x(21)/mag13x(1)*100)-100;
pc13y=(mag13y(21)/mag13y(1)*100)-100;
pc13=[pc13y,pc13x];


pc14x=(mag14x(21)/mag14x(1)*100)-100;
pc14y=(mag14y(21)/mag14y(1)*100)-100;
pc14=[pc14y,pc14x];

PC=[pc15;pc1;pc2;pc3;pc4;pc5;pc6;pc13;pc14];
bar(PC)
xticklabels({'Intact','Model 1','Model 2', 'Model 3','Model 4','Model 5','Model 6','Model 13','model 14'})
ylabel('Percent Change')
legend('Height','Width','location','northwest')
title('Absolute Foraminal Percent Change Under 2 N-m of extension (4P)')

%% figures
figure(2)

plot((t15-2)*(-2),-1*height15,'b')
hold on
plot((t15-2)*(-2),-1*width15,'-.b')
hold on

plot((t1-2)*(-2),-1*height1,'r')
hold on
plot((t1-2)*(-2),-1*width1,'-.r')
hold on

plot((t2-2)*(-2),-1*height2,'g')
hold on
plot((t2-2)*(-2),-1*width2,'-.g')
hold on

plot((t3-2)*(-2),-1*height3,'c')
hold on
plot((t3-2)*(-2),-1*width3,'-.c')
hold on

plot((t4-2)*(-2),-1*height4,'color',[.49 1 .63])
hold on
plot((t4-2)*(-2),-1*width4,'-.','color',[.49 1 .63])
hold on

plot((t5-2)*(-2),-1*height5,'color',[0.75, 0, 0.75])
hold on
plot((t5-2)*(-2),-1*width5,'-.','color',[0.75, 0, 0.75])
hold on

plot((t6-2)*(-2),-1*height6,'color',[0 0.5 1])
hold on
plot((t6-2)*(-2),-1*width6,'-.','color',[0 0.5 1])
hold on

plot((t13-2)*(-2),-1*height13,'color',[0.2 0 0])
hold on
plot((t13-2)*(-2),-1*width13,'-.','color',[0.2 0 0])
hold on

plot((t14-2)*(-2),-1*height14,'color',[1 .5 0])
hold on
plot((t14-2)*(-2),-1*width14,'-.','color',[1 .5 0])
hold on

xlabel('Moment (N-m)')
ylabel({'Narrowing/Widening (mm)';'(Positive is Widening, Negative is Narrowing)'})
title('C4-C5 Right Hand Foreman Narrowing/Widening Under 2 N-m of Extension (4P)')
legend('intact height','intact width','model 1 height', 'model 1 width','model 2 height','model 2 width','model 3 height', 'model 3 width','model 4 height','model 4 width','model 5 height','model 5 width','model 6 height','model 6 width','model 13 height','model 13 width','model 14 height','model 14 width','location','southwest')
